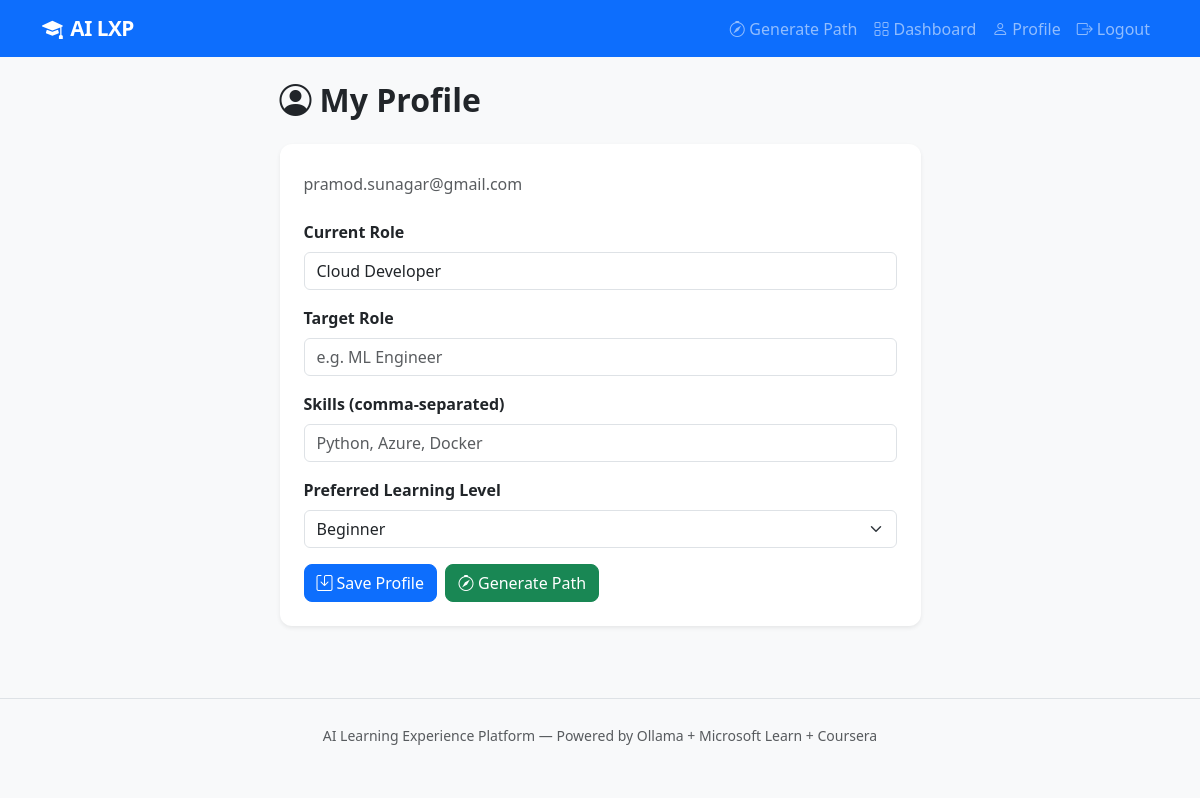
Screenshot of /profile (signed in) with the database file from the repository.
### app/models/user.py (models this page shows)
class User(Base):
    __tablename__ = "users"
    id = Column(Integer, primary_key=True, index=True)
    username = Column(String(80), unique=True, nullable=False, index=True)
    email = Column(String(120), unique=True, nullable=False)
    hashed_password = Column(String(255), nullable=False)
    created_at = Column(DateTime, default=datetime.utcnow)

class UserProfile(Base):
    __tablename__ = "user_profiles"
    id = Column(Integer, primary_key=True, index=True)
    user_id = Column(Integer, nullable=False, index=True)
    current_role = Column(String(120), nullable=True)
    skills_owned = Column(Text, nullable=True)   # comma-separated
    learning_goal = Column(Text, nullable=True)
    experience_level = Column(String(30), default="beginner")  # beginner/intermediate/advanced
    updated_at = Column(DateTime, default=datetime.utcnow, onupdate=datetime.utcnow)

### app/routes/profile.py (the view)
@router.get("/profile")
async def profile_page(
    request: Request,
    db: Session = Depends(get_db),
    current_user: User = Depends(get_current_user),
):
    if not current_user:
        return RedirectResponse("/login", status_code=302)
    profile = db.query(UserProfile).filter(UserProfile.user_id == current_user.id).first()
    return templates.TemplateResponse(
        "profile.html", {"request": request, "user": current_user, "profile": profile}
    )

### app/templates/profile.html (shortened to what this page needs)
{% extends "base.html" %}
{% block content %}
<div class="row justify-content-center">
  <div class="col-md-7">
    <h2 class="fw-bold mb-4"><i class="bi bi-person-circle me-2"></i>My Profile</h2>
    <div class="card border-0 shadow-sm">
      <div class="card-body p-4">
        <p class="text-muted mb-4">{{ user.email }}</p>
        <form method="post" action="/profile">
          <div class="mb-3">
            <label class="form-label fw-semibold">Current Role</label>
            <input type="text" name="current_role" class="form-control"
                   value="{{ profile.current_role if profile else '' }}" placeholder="e.g. Software Engineer" />
          </div>
          <div class="mb-3">
            <label class="form-label fw-semibold">Target Role</label>
            <input type="text" name="target_role" class="form-control"
                   value="{{ profile.target_role if profile else '' }}" placeholder="e.g. ML Engineer" />
          </div>
          <div class="mb-3">
            <label class="form-label fw-semibold">Skills (comma-separated)</label>
            <input type="text" name="skills" class="form-control"
                   value="{{ profile.skills | join(', ') if profile and profile.skills else '' }}"
                   placeholder="Python, Azure, Docker" />
          </div>
          <div class="mb-3">
            <label class="form-label fw-semibold">Preferred Learning Level</label>
            <select name="preferred_level" class="form-select">
              {% for lvl in ["beginner", "intermediate", "advanced"] %}
                <option value="{{ lvl }}" {% if profile and profile.preferred_level == lvl %}selected{% endif %}>
                  {{ lvl | capitalize }}
                </option>
              {% endfor %}
            </select>
          </div>
          <div class="d-flex gap-2">
            <button type="submit" class="btn btn-primary"><i class="bi bi-save me-1"></i>Save Profile</button>
            <a href="/generate" class="btn btn-success"><i class="bi bi-compass me-1"></i>Generate Path</a>
          </div>
        </form>
      </div>
    </div>
  </div>
</div>
{% endblock %}

### static/css/custom.css (style rules this page uses)
:root { --bs-primary: #0d6efd; }
body { font-family: "Segoe UI", system-ui, -apple-system, sans-serif; }
.card { border-radius: 12px; }
.btn { border-radius: 8px; }

### rows the page displays
User: email "pramod.sunagar@gmail.com"
UserProfile: current_role "Cloud Developer"

### other values shown
form field preferred_level "Beginner"
